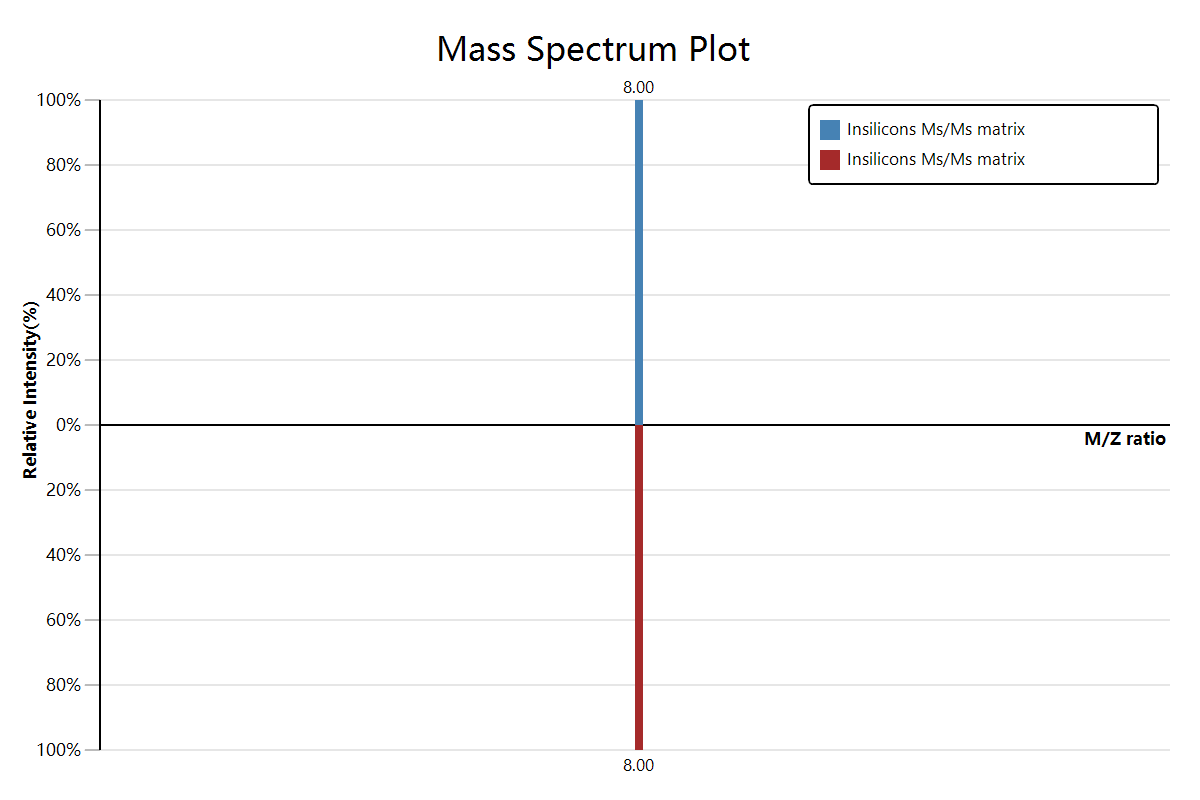

This figure's R source:
imports ["mzkit.assembly"] from "mzkit.dll";
imports ["mzkit.simulator"] from "mzkit.insilicons.dll";
imports ["mzkit.quantify.visual"] from "mzkit.quantify.dll";
# load debug api
imports "plot.charts" from "R.plot.dll";

setwd(!script$dir);

let mol <- ["C00008.txt"]
:> read.kcf
:> molecular.graph(verbose = TRUE);

let energyMax = (mol :> energy.range :> as.object)$Max;
let energy = x -> x * (1 + exp(-0.5*x));

print("Max energy of current molecular bounds:");
print(energyMax);

let mu = 60;
let sd = 10;

let lib <- mol
# :> fragmentation(energy = energy.normal(mu, sd, energyMax),nIntervals=100)
:> fragmentation(energy = energy.custom(energy, energyMax),nIntervals=100)
:> centroid
;

# plot(x -> (1/(sd * sqrt(2* PI))) * exp(-( ( x-mu )^2 )/( 2*(sd ^ 2) ))   , x= 0: energyMax step 1)
plot(energy  , x= 0: energyMax step 1)
:> save.graphics(file = "energy.png")
;

lib :> write.mgf(file = "ADP.mgf");

lib 
:> mass_spectrum.plot 
:> save.graphics(file = "ADP.png");
